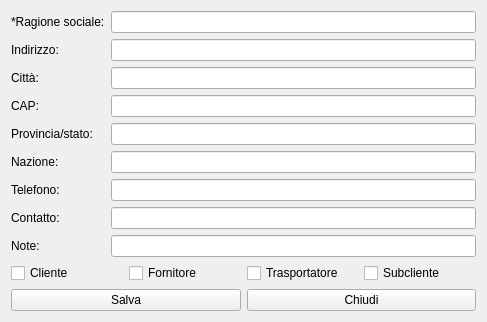
<?xml version="1.0" encoding="UTF-8"?>
<ui version="4.0">
 <class>HNewAnagrafica</class>
 <widget class="QWidget" name="HNewAnagrafica">
  <property name="windowModality">
   <enum>Qt::ApplicationModal</enum>
  </property>
  <property name="geometry">
   <rect>
    <x>0</x>
    <y>0</y>
    <width>487</width>
    <height>307</height>
   </rect>
  </property>
  <property name="windowTitle">
   <string>Nuova anagrafica</string>
  </property>
  <property name="windowIcon">
   <iconset resource="icons.qrc">
    <normaloff>:/Resources/User-Male.PNG</normaloff>:/Resources/User-Male.PNG</iconset>
  </property>
  <layout class="QVBoxLayout" name="verticalLayout_2">
   <item>
    <layout class="QVBoxLayout" name="verticalLayout">
     <item>
      <layout class="QFormLayout" name="formLayout">
       <item row="0" column="0">
        <widget class="QLabel" name="label">
         <property name="text">
          <string>*Ragione sociale:</string>
         </property>
        </widget>
       </item>
       <item row="0" column="1">
        <widget class="QLineEdit" name="leRagsoc">
         <property name="maxLength">
          <number>45</number>
         </property>
        </widget>
       </item>
       <item row="1" column="0">
        <widget class="QLabel" name="label_2">
         <property name="text">
          <string>Indirizzo:</string>
         </property>
        </widget>
       </item>
       <item row="1" column="1">
        <widget class="QLineEdit" name="leAddress">
         <property name="maxLength">
          <number>50</number>
         </property>
        </widget>
       </item>
       <item row="2" column="0">
        <widget class="QLabel" name="label_3">
         <property name="text">
          <string>Città:</string>
         </property>
        </widget>
       </item>
       <item row="2" column="1">
        <widget class="QLineEdit" name="leCity">
         <property name="maxLength">
          <number>50</number>
         </property>
        </widget>
       </item>
       <item row="3" column="0">
        <widget class="QLabel" name="label_4">
         <property name="text">
          <string>CAP:</string>
         </property>
        </widget>
       </item>
       <item row="3" column="1">
        <widget class="QLineEdit" name="leCap">
         <property name="maxLength">
          <number>12</number>
         </property>
        </widget>
       </item>
       <item row="4" column="0">
        <widget class="QLabel" name="label_5">
         <property name="text">
          <string>Provincia/stato:</string>
         </property>
        </widget>
       </item>
       <item row="4" column="1">
        <widget class="QLineEdit" name="leProvincia"/>
       </item>
       <item row="6" column="0">
        <widget class="QLabel" name="label_6">
         <property name="text">
          <string>Telefono:</string>
         </property>
        </widget>
       </item>
       <item row="6" column="1">
        <widget class="QLineEdit" name="leTel">
         <property name="maxLength">
          <number>45</number>
         </property>
        </widget>
       </item>
       <item row="7" column="0">
        <widget class="QLabel" name="label_7">
         <property name="text">
          <string>Contatto:</string>
         </property>
        </widget>
       </item>
       <item row="7" column="1">
        <widget class="QLineEdit" name="leContatto">
         <property name="maxLength">
          <number>45</number>
         </property>
        </widget>
       </item>
       <item row="8" column="0">
        <widget class="QLabel" name="label_8">
         <property name="text">
          <string>Note:</string>
         </property>
        </widget>
       </item>
       <item row="8" column="1">
        <widget class="QLineEdit" name="leNote"/>
       </item>
       <item row="5" column="0">
        <widget class="QLabel" name="label_9">
         <property name="text">
          <string>Nazione:</string>
         </property>
        </widget>
       </item>
       <item row="5" column="1">
        <widget class="QLineEdit" name="leNazione">
         <property name="maxLength">
          <number>45</number>
         </property>
        </widget>
       </item>
      </layout>
     </item>
     <item>
      <layout class="QHBoxLayout" name="horizontalLayout">
       <item>
        <widget class="QCheckBox" name="cbCliente">
         <property name="text">
          <string>Cliente</string>
         </property>
        </widget>
       </item>
       <item>
        <widget class="QCheckBox" name="cbfornitore">
         <property name="text">
          <string>Fornitore</string>
         </property>
        </widget>
       </item>
       <item>
        <widget class="QCheckBox" name="cbTrasportatore">
         <property name="text">
          <string>Trasportatore</string>
         </property>
        </widget>
       </item>
       <item>
        <widget class="QCheckBox" name="cbSubcliente">
         <property name="text">
          <string>Subcliente</string>
         </property>
        </widget>
       </item>
      </layout>
     </item>
    </layout>
   </item>
   <item>
    <layout class="QHBoxLayout" name="horizontalLayout_2">
     <item>
      <widget class="QPushButton" name="pushButton">
       <property name="text">
        <string>Salva</string>
       </property>
       <property name="icon">
        <iconset>
         <normaloff>:/save-icon.png</normaloff>:/save-icon.png</iconset>
       </property>
      </widget>
     </item>
     <item>
      <widget class="QPushButton" name="pushButton_2">
       <property name="text">
        <string>Chiudi</string>
       </property>
       <property name="icon">
        <iconset>
         <normaloff>:/Actions-window-close-icon.png</normaloff>:/Actions-window-close-icon.png</iconset>
       </property>
      </widget>
     </item>
    </layout>
   </item>
  </layout>
 </widget>
 <tabstops>
  <tabstop>leRagsoc</tabstop>
  <tabstop>leAddress</tabstop>
  <tabstop>leCity</tabstop>
  <tabstop>leCap</tabstop>
  <tabstop>leProvincia</tabstop>
  <tabstop>leNazione</tabstop>
  <tabstop>leTel</tabstop>
  <tabstop>leContatto</tabstop>
  <tabstop>leNote</tabstop>
  <tabstop>cbCliente</tabstop>
  <tabstop>cbfornitore</tabstop>
  <tabstop>cbTrasportatore</tabstop>
  <tabstop>cbSubcliente</tabstop>
  <tabstop>pushButton</tabstop>
  <tabstop>pushButton_2</tabstop>
 </tabstops>
 <resources>
  <include location="icons.qrc"/>
 </resources>
 <connections/>
</ui>
